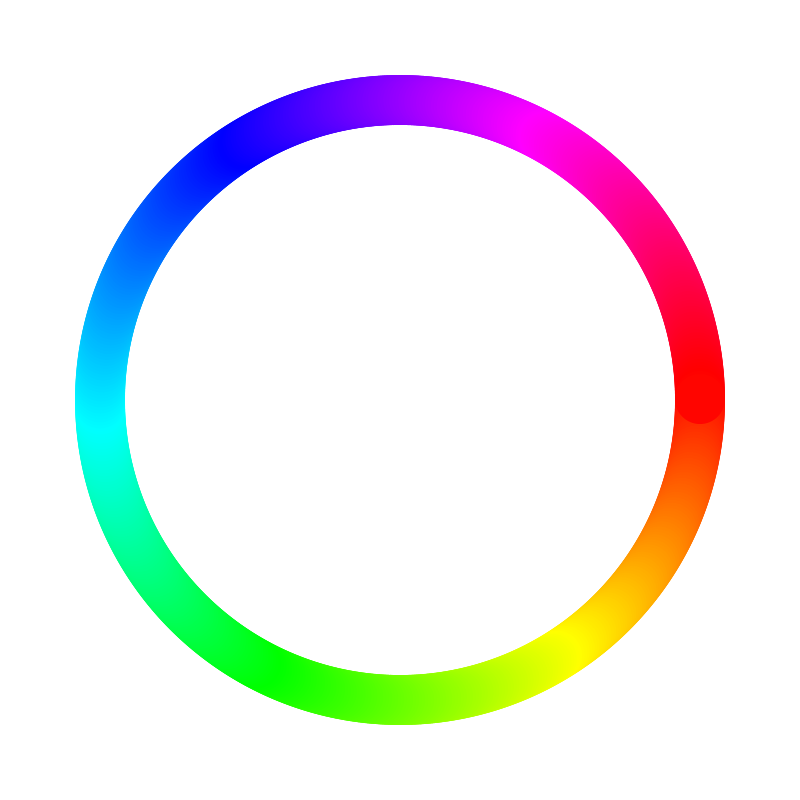
Frame 1 (no input)
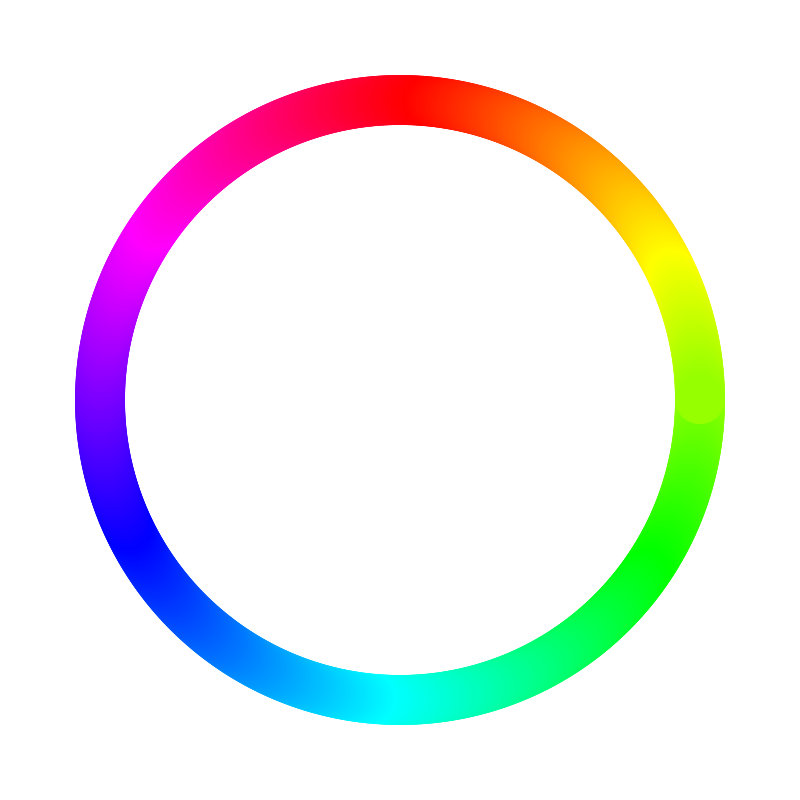
Frame 60 (the mouse pressed at the canvas centre just before this capture)
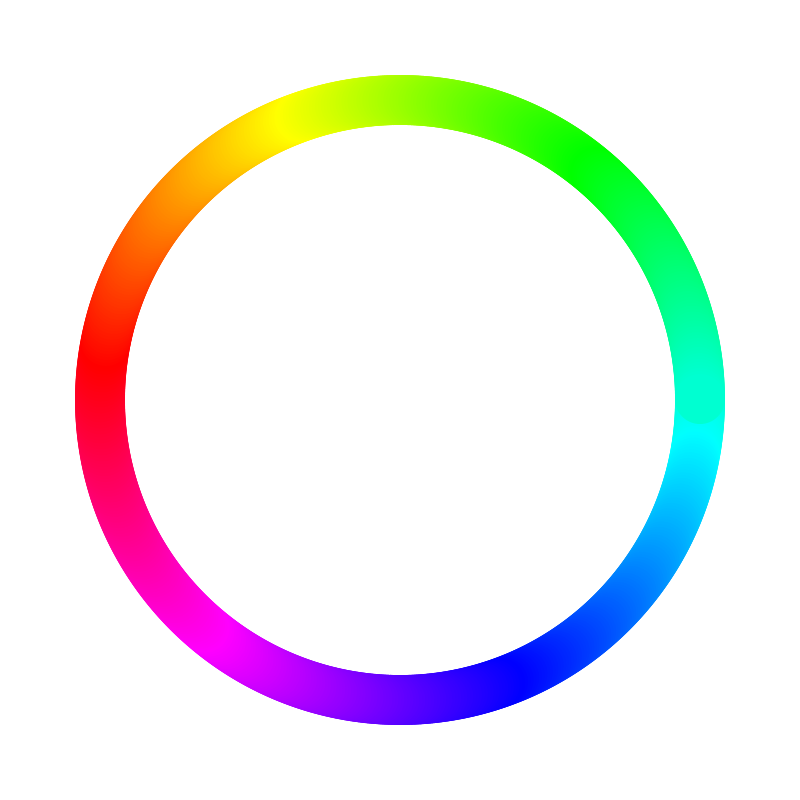
Frame 120 (the mouse held since frame 60 and released just before this capture)

The Processing sketch that drew these frames (run headless with seeded random() and noise(); from frame 60 on, the mouse is pressed at the canvas centre):

// Processing sketch: gradient04b
// ── gradient04b.pde
void setup() {
  size(800, 800);
  background(255);
  colorMode(HSB, 255);
}

void draw() {
  background(255);
  noStroke();
  for(float angle=0; angle<TWO_PI; angle+=0.01){
    float x = width/2 + 300*cos(angle);
    float y = height/2 + 300*sin(angle);
    float h = ((angle / TWO_PI)*255 + frameCount)%255;
    fill(h, 255, 255);
    ellipse(x, y, 50, 50);
  }
}
